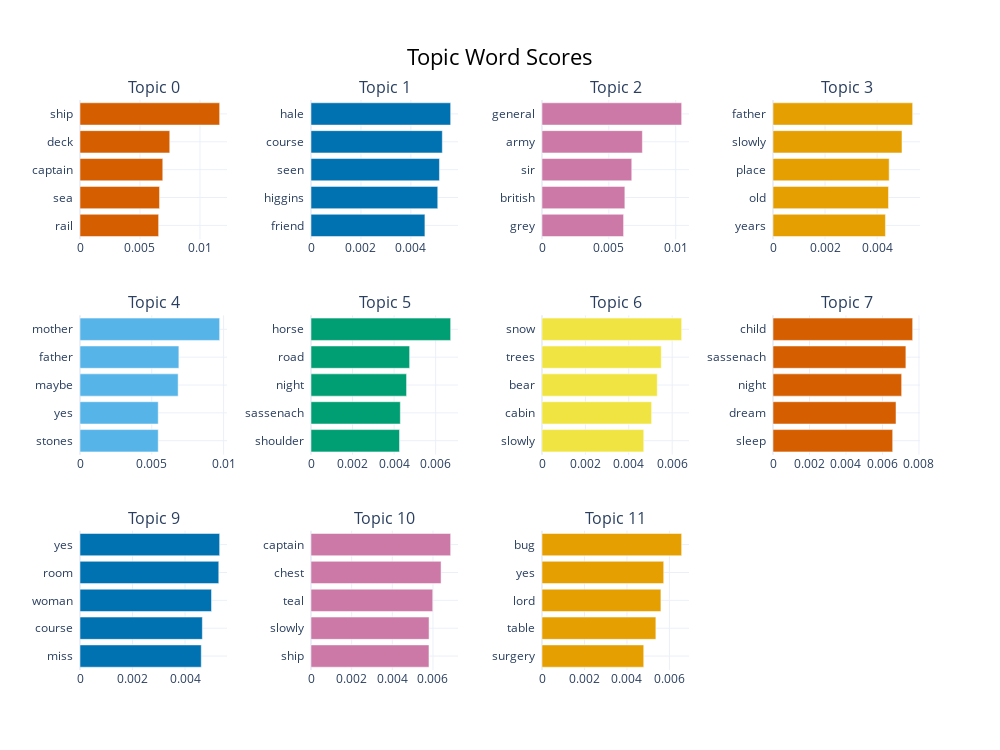

Notebook code for this chart:
### Code cell
topic_model.visualize_barchart(top_n_topics=11)

### Figure 1 — Plotly figure (JSON) as saved in the notebook; plotly's stock layout.template omitted (floating-point values rounded to 4 significant figures)
{"data": [{"marker": {"color": "#D55E00"}, "orientation": "h", "x": [0.006553, 0.006631, 0.0069, 0.007483, 0.01164], "y": ["rail  ", "sea  ", "captain  ", "deck  ", "ship  "], "type": "bar", "xaxis": "x", "yaxis": "y"}, {"marker": {"color": "#0072B2"}, "orientation": "h", "x": [0.004562, 0.005076, 0.005144, 0.005259, 0.005592], "y": ["friend  ", "higgins  ", "seen  ", "course  ", "hale  "], "type": "bar", "xaxis": "x2", "yaxis": "y2"}, {"marker": {"color": "#CC79A7"}, "orientation": "h", "x": [0.006102, 0.006198, 0.006713, 0.007507, 0.01045], "y": ["grey  ", "british  ", "sir  ", "army  ", "general  "], "type": "bar", "xaxis": "x3", "yaxis": "y3"}, {"marker": {"color": "#E69F00"}, "orientation": "h", "x": [0.00432, 0.004438, 0.004464, 0.004956, 0.005366], "y": ["years  ", "old  ", "place  ", "slowly  ", "father  "], "type": "bar", "xaxis": "x4", "yaxis": "y4"}, {"marker": {"color": "#56B4E9"}, "orientation": "h", "x": [0.005447, 0.005447, 0.006835, 0.006885, 0.009727], "y": ["stones  ", "yes  ", "maybe  ", "father  ", "mother  "], "type": "bar", "xaxis": "x5", "yaxis": "y5"}, {"marker": {"color": "#009E73"}, "orientation": "h", "x": [0.00426, 0.0043, 0.0046, 0.004748, 0.006723], "y": ["shoulder  ", "sassenach  ", "night  ", "road  ", "horse  "], "type": "bar", "xaxis": "x6", "yaxis": "y6"}, {"marker": {"color": "#F0E442"}, "orientation": "h", "x": [0.004689, 0.005052, 0.005312, 0.005497, 0.006437], "y": ["slowly  ", "cabin  ", "bear  ", "trees  ", "snow  "], "type": "bar", "xaxis": "x7", "yaxis": "y7"}, {"marker": {"color": "#D55E00"}, "orientation": "h", "x": [0.006561, 0.006742, 0.007052, 0.007284, 0.007655], "y": ["sleep  ", "dream  ", "night  ", "sassenach  ", "child  "], "type": "bar", "xaxis": "x8", "yaxis": "y8"}, {"marker": {"color": "#0072B2"}, "orientation": "h", "x": [0.00462, 0.004661, 0.005009, 0.005286, 0.00532], "y": ["miss  ", "course  ", "woman  ", "room  ", "yes  "], "type": "bar", "xaxis": "x9", "yaxis": "y9"}, {"marker": {"color": "#CC79A7"}, "orientation": "h", "x": [0.005805, 0.005809, 0.00599, 0.0064, 0.006871], "y": ["ship  ", "slowly  ", "teal  ", "chest  ", "captain  "], "type": "bar", "xaxis": "x10", "yaxis": "y10"}, {"marker": {"color": "#E69F00"}, "orientation": "h", "x": [0.00479, 0.005361, 0.005598, 0.005731, 0.006576], "y": ["surgery  ", "table  ", "lord  ", "yes  ", "bug  "], "type": "bar", "xaxis": "x11", "yaxis": "y11"}], "layout": {"xaxis": {"anchor": "y", "domain": [0.0, 0.175], "showgrid": true}, "yaxis": {"anchor": "x", "domain": [0.7556, 1.0], "showgrid": true}, "xaxis2": {"anchor": "y2", "domain": [0.275, 0.45], "showgrid": true}, "yaxis2": {"anchor": "x2", "domain": [0.7556, 1.0], "showgrid": true}, "xaxis3": {"anchor": "y3", "domain": [0.55, 0.725], "showgrid": true}, "yaxis3": {"anchor": "x3", "domain": [0.7556, 1.0], "showgrid": true}, "xaxis4": {"anchor": "y4", "domain": [0.825, 1.0], "showgrid": true}, "yaxis4": {"anchor": "x4", "domain": [0.7556, 1.0], "showgrid": true}, "xaxis5": {"anchor": "y5", "domain": [0.0, 0.175], "showgrid": true}, "yaxis5": {"anchor": "x5", "domain": [0.3778, 0.6222], "showgrid": true}, "xaxis6": {"anchor": "y6", "domain": [0.275, 0.45], "showgrid": true}, "yaxis6": {"anchor": "x6", "domain": [0.3778, 0.6222], "showgrid": true}, "xaxis7": {"anchor": "y7", "domain": [0.55, 0.725], "showgrid": true}, "yaxis7": {"anchor": "x7", "domain": [0.3778, 0.6222], "showgrid": true}, "xaxis8": {"anchor": "y8", "domain": [0.825, 1.0], "showgrid": true}, "yaxis8": {"anchor": "x8", "domain": [0.3778, 0.6222], "showgrid": true}, "xaxis9": {"anchor": "y9", "domain": [0.0, 0.175], "showgrid": true}, "yaxis9": {"anchor": "x9", "domain": [0.0, 0.2444], "showgrid": true}, "xaxis10": {"anchor": "y10", "domain": [0.275, 0.45], "showgrid": true}, "yaxis10": {"anchor": "x10", "domain": [0.0, 0.2444], "showgrid": true}, "xaxis11": {"anchor": "y11", "domain": [0.55, 0.725], "showgrid": true}, "yaxis11": {"anchor": "x11", "domain": [0.0, 0.2444], "showgrid": true}, "xaxis12": {"anchor": "y12", "domain": [0.825, 1.0], "showgrid": true}, "yaxis12": {"anchor": "x12", "domain": [0.0, 0.2444], "showgrid": true}, "annotations": [{"font": {"size": 16}, "showarrow": false, "text": "Topic 0", "x": 0.0875, "xanchor": "center", "xref": "paper", "y": 1.0, "yanchor": "bottom", "yref": "paper"}, {"font": {"size": 16}, "showarrow": false, "text": "Topic 1", "x": 0.3625, "xanchor": "center", "xref": "paper", "y": 1.0, "yanchor": "bottom", "yref": "paper"}, {"font": {"size": 16}, "showarrow": false, "text": "Topic 2", "x": 0.6375, "xanchor": "center", "xref": "paper", "y": 1.0, "yanchor": "bottom", "yref": "paper"}, {"font": {"size": 16}, "showarrow": false, "text": "Topic 3", "x": 0.9125, "xanchor": "center", "xref": "paper", "y": 1.0, "yanchor": "bottom", "yref": "paper"}, {"font": {"size": 16}, "showarrow": false, "text": "Topic 4", "x": 0.0875, "xanchor": "center", "xref": "paper", "y": 0.6222, "yanchor": "bottom", "yref": "paper"}, {"font": {"size": 16}, "showarrow": false, "text": "Topic 5", "x": 0.3625, "xanchor": "center", "xref": "paper", "y": 0.6222, "yanchor": "bottom", "yref": "paper"}, {"font": {"size": 16}, "showarrow": false, "text": "Topic 6", "x": 0.6375, "xanchor": "center", "xref": "paper", "y": 0.6222, "yanchor": "bottom", "yref": "paper"}, {"font": {"size": 16}, "showarrow": false, "text": "Topic 7", "x": 0.9125, "xanchor": "center", "xref": "paper", "y": 0.6222, "yanchor": "bottom", "yref": "paper"}, {"font": {"size": 16}, "showarrow": false, "text": "Topic 9", "x": 0.0875, "xanchor": "center", "xref": "paper", "y": 0.2444, "yanchor": "bottom", "yref": "paper"}, {"font": {"size": 16}, "showarrow": false, "text": "Topic 10", "x": 0.3625, "xanchor": "center", "xref": "paper", "y": 0.2444, "yanchor": "bottom", "yref": "paper"}, {"font": {"size": 16}, "showarrow": false, "text": "Topic 11", "x": 0.6375, "xanchor": "center", "xref": "paper", "y": 0.2444, "yanchor": "bottom", "yref": "paper"}], "title": {"font": {"size": 22, "color": "Black"}, "text": "Topic Word Scores", "x": 0.5, "xanchor": "center", "yanchor": "top"}, "hoverlabel": {"font": {"size": 16, "family": "Rockwell"}, "bgcolor": "white"}, "showlegend": false, "width": 1000, "height": 750}}
